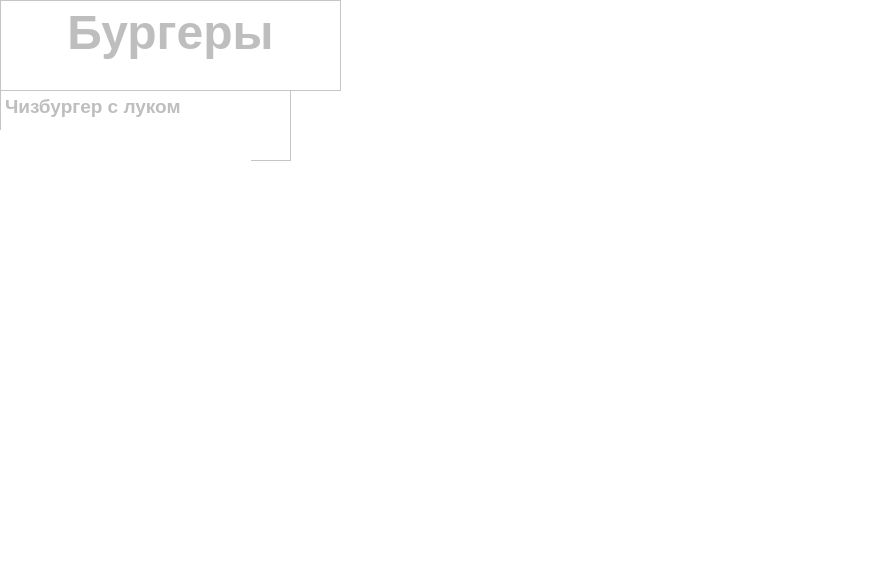
<?xml version="1.0" encoding="UTF-8"?>
<ui version="4.0">
 <class>MainWindow</class>
 <widget class="QMainWindow" name="MainWindow">
  <property name="geometry">
   <rect>
    <x>0</x>
    <y>0</y>
    <width>892</width>
    <height>571</height>
   </rect>
  </property>
  <property name="windowTitle">
   <string>KFC Order</string>
  </property>
  <property name="styleSheet">
   <string notr="true">QWidget {
background: white;
}
</string>
  </property>
  <widget class="QWidget" name="centralwidget">
   <widget class="QLabel" name="label">
    <property name="geometry">
     <rect>
      <x>0</x>
      <y>130</y>
      <width>251</width>
      <height>141</height>
     </rect>
    </property>
    <property name="text">
     <string/>
    </property>
    <property name="pixmap">
     <pixmap>burger.png</pixmap>
    </property>
   </widget>
   <widget class="QTextEdit" name="textEdit">
    <property name="enabled">
     <bool>false</bool>
    </property>
    <property name="geometry">
     <rect>
      <x>0</x>
      <y>0</y>
      <width>341</width>
      <height>91</height>
     </rect>
    </property>
    <property name="html">
     <string>&lt;!DOCTYPE HTML PUBLIC &quot;-//W3C//DTD HTML 4.0//EN&quot; &quot;http://www.w3.org/TR/REC-html40/strict.dtd&quot;&gt;
&lt;html&gt;&lt;head&gt;&lt;meta name=&quot;qrichtext&quot; content=&quot;1&quot; /&gt;&lt;style type=&quot;text/css&quot;&gt;
p, li { white-space: pre-wrap; }
&lt;/style&gt;&lt;/head&gt;&lt;body style=&quot; font-family:'MS Shell Dlg 2'; font-size:7.8pt; font-weight:400; font-style:normal;&quot;&gt;
&lt;p align=&quot;center&quot; style=&quot; margin-top:0px; margin-bottom:0px; margin-left:0px; margin-right:0px; -qt-block-indent:0; text-indent:0px;&quot;&gt;&lt;span style=&quot; font-family:'MS Shell Dlg 2'; font-size:36pt; font-weight:600;&quot;&gt;Бургеры&lt;/span&gt;&lt;/p&gt;&lt;/body&gt;&lt;/html&gt;</string>
    </property>
   </widget>
   <widget class="QTextBrowser" name="textBrowser">
    <property name="enabled">
     <bool>false</bool>
    </property>
    <property name="geometry">
     <rect>
      <x>0</x>
      <y>90</y>
      <width>291</width>
      <height>71</height>
     </rect>
    </property>
    <property name="html">
     <string>&lt;!DOCTYPE HTML PUBLIC &quot;-//W3C//DTD HTML 4.0//EN&quot; &quot;http://www.w3.org/TR/REC-html40/strict.dtd&quot;&gt;
&lt;html&gt;&lt;head&gt;&lt;meta name=&quot;qrichtext&quot; content=&quot;1&quot; /&gt;&lt;style type=&quot;text/css&quot;&gt;
p, li { white-space: pre-wrap; }
&lt;/style&gt;&lt;/head&gt;&lt;body style=&quot; font-family:'MS Shell Dlg 2'; font-size:7.8pt; font-weight:400; font-style:normal;&quot;&gt;
&lt;p style=&quot; margin-top:0px; margin-bottom:0px; margin-left:0px; margin-right:0px; -qt-block-indent:0; text-indent:0px;&quot;&gt;&lt;span style=&quot; font-family:'MS Shell Dlg 2'; font-size:14pt; font-weight:600;&quot;&gt;Чизбургер с луком&lt;/span&gt;&lt;/p&gt;
&lt;p style=&quot;-qt-paragraph-type:empty; margin-top:0px; margin-bottom:0px; margin-left:0px; margin-right:0px; -qt-block-indent:0; text-indent:0px; font-family:'MS Shell Dlg 2'; font-size:14pt;&quot;&gt;&lt;br /&gt;&lt;/p&gt;&lt;/body&gt;&lt;/html&gt;</string>
    </property>
   </widget>
   <zorder>textEdit</zorder>
   <zorder>textBrowser</zorder>
   <zorder>label</zorder>
  </widget>
 </widget>
 <resources/>
 <connections/>
</ui>
